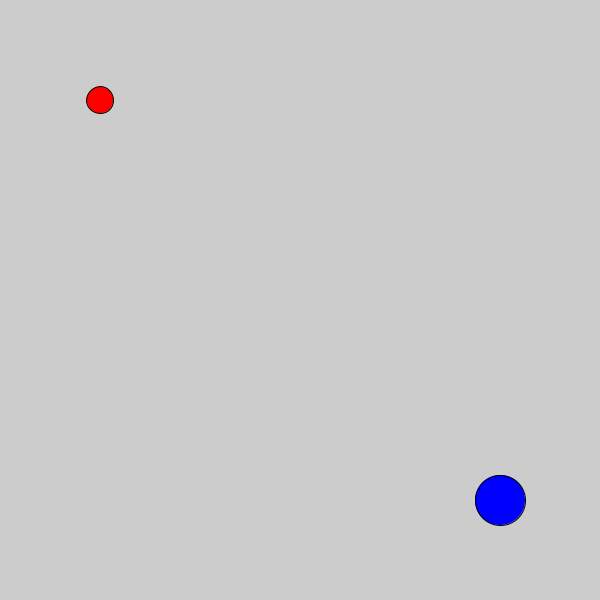
Frame 1 (no input)
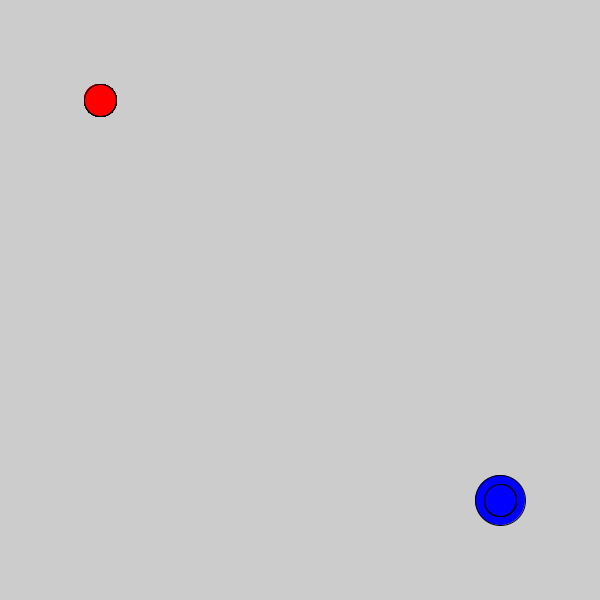
Frame 60 (the mouse pressed at the canvas centre just before this capture)
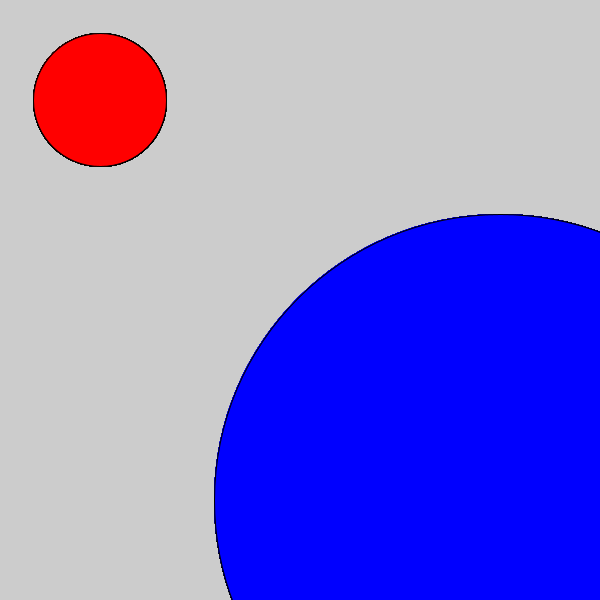
Frame 120 (the mouse held since frame 60 and released just before this capture)

The Processing sketch that drew these frames (run headless with seeded random() and noise(); from frame 60 on, the mouse is pressed at the canvas centre):

// Processing sketch: Exercise7_01
// ── Exercise7_01.pde
float F;
float C;

void setup() {
  size(600,600);
  F=10;
  C=10;
}

void draw() {
  fill(255,0,0);
  ellipse(100,100,C*0.55-32,C*0.55-32);
  fill(0,0,255);
  ellipse(500,500,F*1.8 + 32,F*1.8 + 32);
  C=mouseY;
  F=C;
  
}
